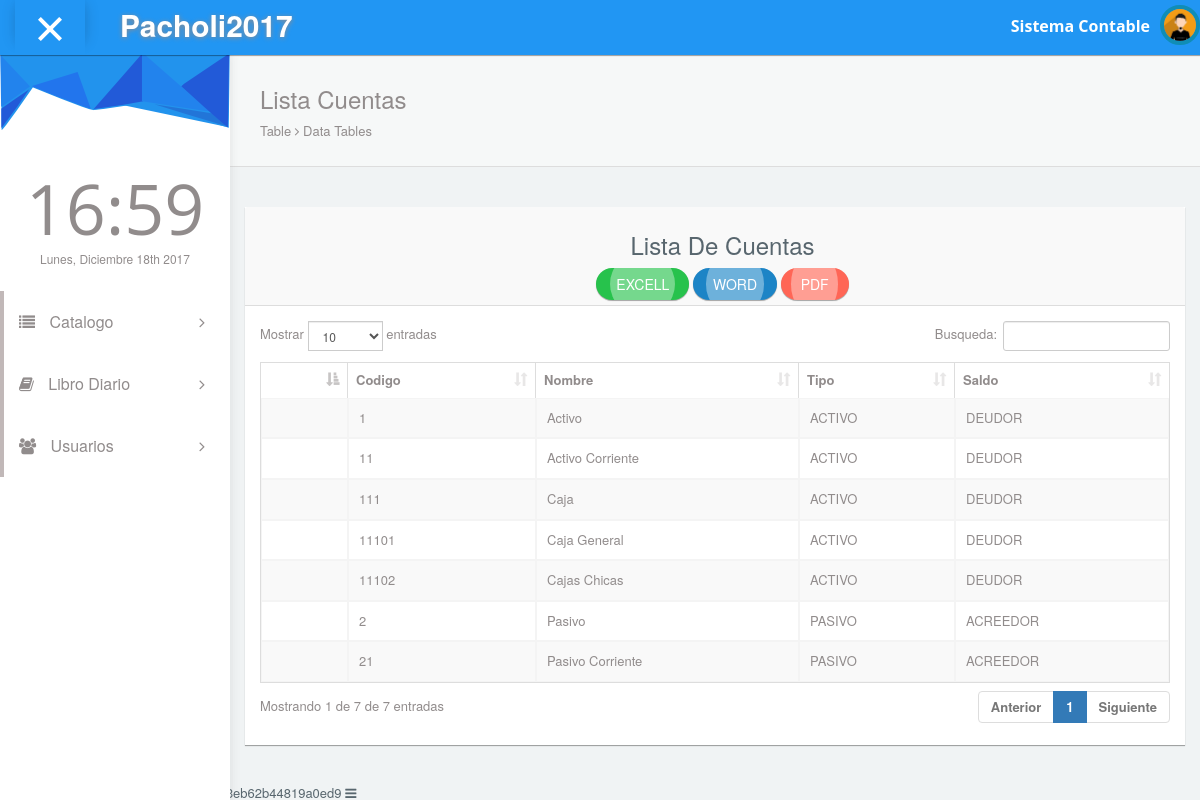
The page /pages/listacuenta.php on the database its author committed.
### tables this page shows
CREATE TABLE `catalogo` (
  `idcatalogo` int(11) NOT NULL,
  `codigocuenta` varchar(10) NOT NULL,
  `nombrecuenta` varchar(40) NOT NULL,
  `tipocuenta` varchar(20) NOT NULL,
  `saldo` varchar(20) NOT NULL,
  `r` varchar(1) NOT NULL,
  `nivel` int(11) NOT NULL
);

### pages/listacuenta.php (the view, shortened to what this page needs)
<!DOCTYPE html>
<html lang="en">
<head>
  <link rel="stylesheet" type="text/css" href="../asset/css/bootstrap.min.css">
  <link rel="stylesheet" type="text/css" href="../asset/css/plugins/font-awesome.min.css"/>
  <link rel="stylesheet" type="text/css" href="../asset/css/plugins/datatables.bootstrap.min.css"/>
  <link rel="stylesheet" type="text/css" href="../asset/css/plugins/animate.min.css"/>
  <link href="../asset/css/style.css" rel="stylesheet">
</head>
<body id="mimin" class="dashboard">
      <?php include "header.php"?>
      <div class="container-fluid mimin-wrapper">
<?php include "menu.php";?>
            <div id="content">
               <div class="panel box-shadow-none content-header">
                  <div class="panel-body">
                    <div class="col-md-12">
                        <h3 class="animated fadeInLeft">Lista Cuentas</h3>
                        <p class="animated fadeInDown">
                          Table <span class="fa-angle-right fa"></span> Data Tables
                        </p>
                    </div>
                  </div>
              </div>
              <form id="turismo" name="turismo" action="" method="post">
              <div class="col-md-12 top-20 padding-0">
                <div class="col-md-12">
                <div class="panel">
                  <div class="panel-heading">
                    <center>
                      <h3>Lista De Cuentas</h3>
                          <button class='btn ripple-infinite btn-round btn-success' onclick='catalogoExcell()';>
                            <div>
                              <span>EXCELL</span>
                            </div>
                          </button>
                          <button class='btn ripple-infinite btn-round btn-primary' onclick='catalogoWord()';>
                            <div>
                              <span>WORD</span>
                            </div>
                          </button>
                          <button class='btn ripple-infinite btn-round btn-danger' onclick='catalogoPdf()';>
                            <div>
                              <span>PDF</span>
                            </div>
                          </button>
                    </center>
                  </div>
                  <div class="panel-body">
                    <div class="responsive-table">
                    <table id="datatables-example" class="table table-striped table-bordered" width="100%" cellspacing="0">
                    <thead>
                      <tr>
                      <th>
                        </th>
                        <th>Codigo</th>
                        <th>Nombre</th>
                        <th>Tipo</th>
                        <th>Saldo</th>
                      </tr>
                    </thead>
                    <tbody>
                    <?php
include "../config/conexion.php";
$result = $conexion->query("select * from catalogo order by codigocuenta");
if ($result) {
  while ($fila = $result->fetch_object()) {
      echo "<tr>";
        echo "<td></td>";
      echo "<td>" . $fila->codigocuenta . "</td>";
      echo "<td>" . $fila->nombrecuenta . "</td>";
      echo "<td>" . $fila->tipocuenta . "</td>";
      echo "<td>" . $fila->saldo . "</td>";
      echo "</tr>";
  }
}
?>
                    </tbody>
                      </table>
                    </div>
                </div>
              </div>
            </div>
            </div>
              </div>
            </div>
        <?php include "menuMobil.php"; ?>
        <span class="fa fa-bars"></span>
</body>
</html>

### rows shown on the page
catalogo: codigocuenta "1", nombrecuenta "Activo", tipocuenta "ACTIVO", saldo "DEUDOR"
catalogo: codigocuenta "11", nombrecuenta "Activo Corriente", tipocuenta "ACTIVO", saldo "DEUDOR"
catalogo: codigocuenta "111", nombrecuenta "Caja", tipocuenta "ACTIVO", saldo "DEUDOR"
catalogo: codigocuenta "11101", nombrecuenta "Caja General", tipocuenta "ACTIVO", saldo "DEUDOR"
catalogo: codigocuenta "11102", nombrecuenta "Cajas Chicas", tipocuenta "ACTIVO", saldo "DEUDOR"
catalogo: codigocuenta "2", nombrecuenta "Pasivo", tipocuenta "PASIVO", saldo "ACREEDOR"
catalogo: codigocuenta "21", nombrecuenta "Pasivo Corriente", tipocuenta "PASIVO", saldo "ACREEDOR"
